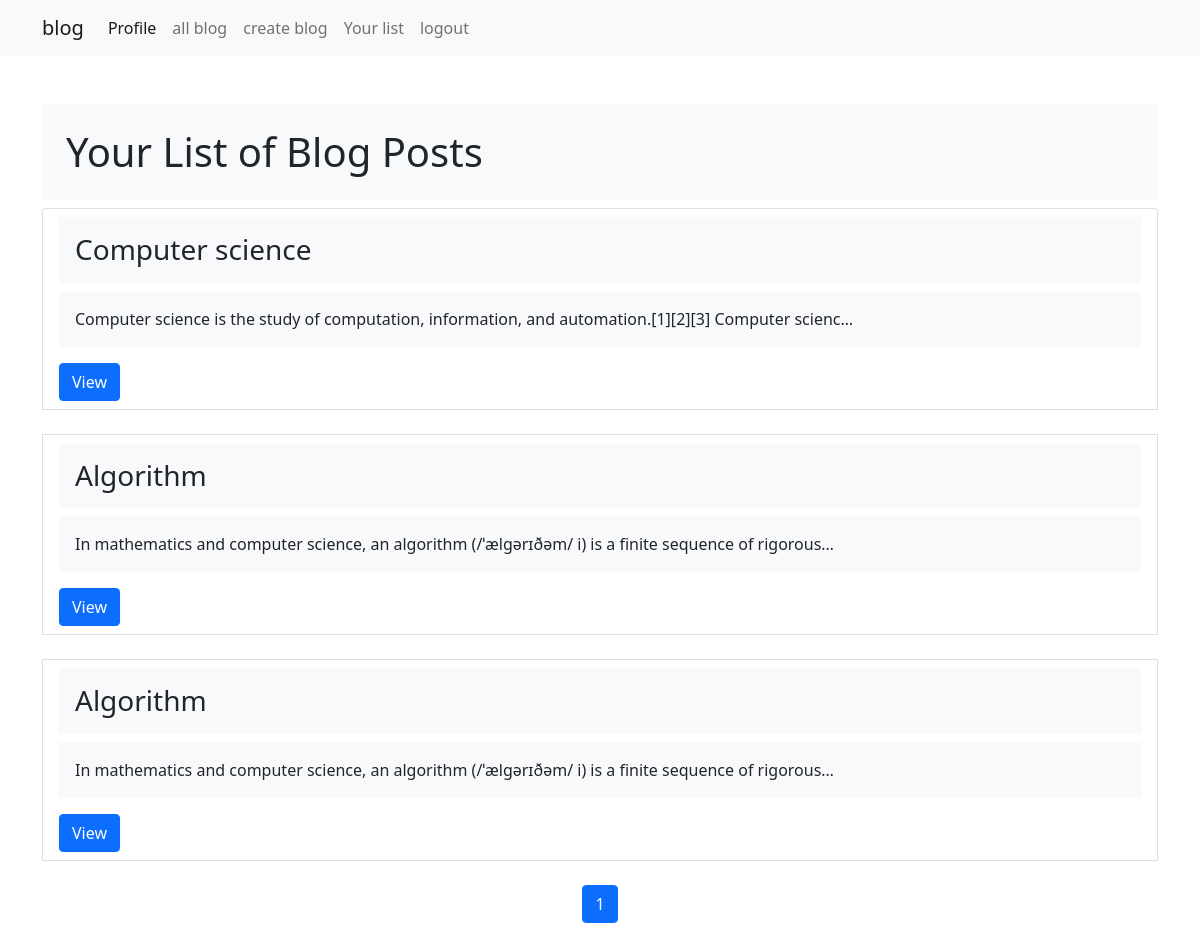
Screenshot of /list/ (signed in) with the database file from the repository.
### blog/models.py (models this page shows)
class Post(models.Model):
    user=models.ForeignKey(User,on_delete=models.CASCADE)
    title=models.CharField(max_length=70)
    content = models.TextField()
    date=models.DateTimeField(auto_now_add=True)

### blog/views.py (the view)
# urls.py: path('list/', yourlist,name='yourlist'),
def yourlist(request):
    obj = Post.objects.filter(user=request.user)
    paginator = Paginator(obj, 3)  # Show 5 items per page (you can adjust this number)
    page_number = request.GET.get('page')
    items = paginator.get_page(page_number)
    context = {
        'items': items,
    }
    return render(request, 'yourlist.html', context)

### templates/yourlist.html (shortened to what this page needs)
{% extends "base.html" %}
{% block boddy %}
{% include "nav.html" %}
<div class="container mt-5">
    <h1 class="bg-light p-4">Your List of Blog Posts</h1>
    <ul class="list-group">
        {% for post in items %}
            <li class="list-group-item">
                <h3 class="bg-light p-3">{{ post.title |capfirst }}</h3>
                <p class="bg-light p-3">{{ post.content |capfirst |truncatechars:100}}</p>
                <a class="btn btn-primary" href="/viewbyid/{{ post.id }}" role="button">View</a>
            </li>
              <br>
        {% empty %}
            <li class="list-group-item">No blog posts available.</li>
        {% endfor %}
    </ul>
    <nav aria-label="Page navigation">
        <ul class="pagination justify-content-center">
            {% for i in items.paginator.page_range %}
                <li class="page-item{% if i == items.number %} active{% endif %}">
                    <a class="page-link" href="?page={{ i }}">{{ i }}</a>
                </li>
            {% endfor %}
        </ul>
    </nav>
</div>
{% endblock boddy %}

### rows the page displays
Post: title "Computer science", content "Computer science is the study of computation, information, and automation.[1][2][3] Computer scienc…"
Post: title "Algorithm", content "In mathematics and computer science, an algorithm (/ˈælɡərɪðəm/ i) is a finite sequence of rigorous…"
Post: title "Algorithm", content "In mathematics and computer science, an algorithm (/ˈælɡərɪðəm/ i) is a finite sequence of rigorous…"

### other values shown
{{ i }} "1"
